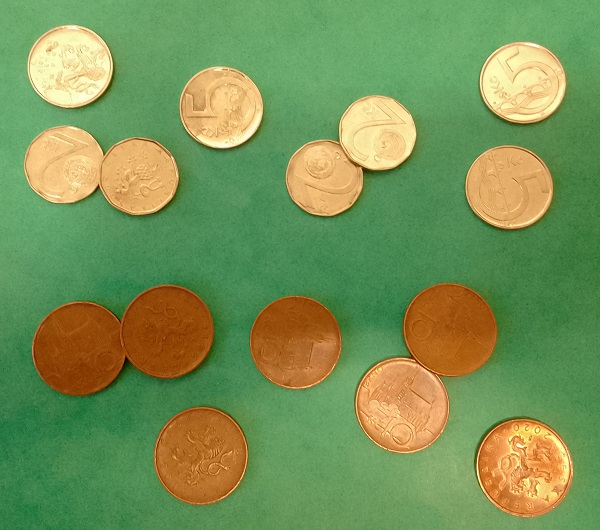
#> input picture Image Processing 2/cv6/data/pvi_cv06_mince.jpg, 600 x 530 px
$ python main.py
#> lines starting #> are read from the running program, lines starting #| are printed output that depends on the picture; after the words box and inside, x2 and y2 are one past the last pixel; in counts of white or black regions, pixels touching at a corner belong together
import os, math
import cv2 as cv
import numpy as np
import matplotlib.pyplot as plt
from scipy.ndimage import label
from scipy.signal import find_peaks

def process_image(path):
    # Load image
#> called with path = 'data/pvi_cv06_mince.jpg'
    image_bgr = cv.imread(path)
#> image_bgr is the input picture: shape (530, 600, 3); mean B, G, R 86, 146.9, 119.9
    image_rgb = cv.cvtColor(image_bgr, cv.COLOR_BGR2RGB)
    image_hue = cv.cvtColor(image_bgr, cv.COLOR_BGR2HSV)[:, :, 0]
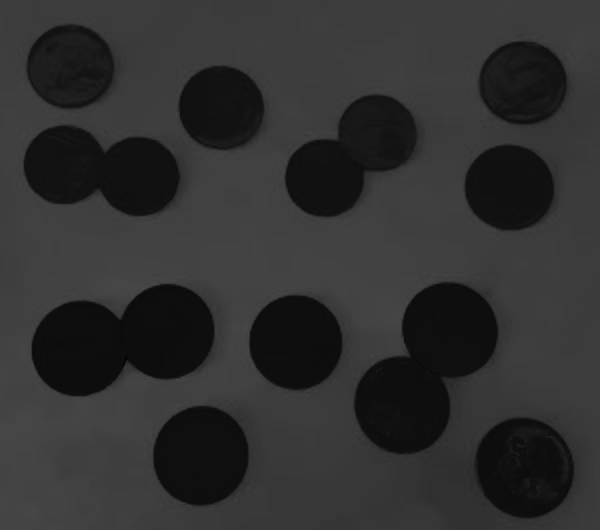
#> image_hue: shape (530, 600); min 0, max 73, mean 47.9

    # Segmentation
    hist_hue = cv.calcHist([image_hue], [0], None, [180], [0,180])
#> hist_hue = 180 values, max 33437 at index 60, min 0 at index 2, mean 1766.7
    _, binary_hue = cv.threshold(image_hue, 45, 255, cv.THRESH_BINARY_INV)
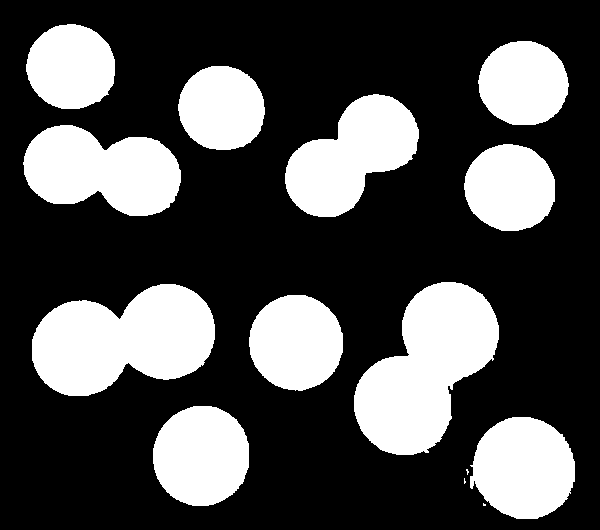
#> binary_hue: shape (530, 600); 30.3% white; 14 white regions (3 under 20 px), largest, box (x1, y1, x2, y2) and area: (354, 282, 499, 455) 14956, (32, 284, 215, 396) 14361, (23, 125, 181, 216) 10277
    display_segmentation(image_rgb, image_hue, hist_hue, binary_hue)

    # Watershed
    watershed_mask = watershed(image_bgr, binary_hue)
#> in watershed, `opening = cv.morphologyEx(mask, cv.MORPH_OPEN, kernel, iterations=2)`: opening: shape (530, 600); 30.3% white; 11 white regions, largest, box (x1, y1, x2, y2) and area: (354, 282, 499, 455) 14926, (32, 284, 215, 396) 14358, (24, 125, 181, 216) 10274
#> in watershed, `sure_bg = cv.dilate(opening, kernel, iterations=3)`: sure_bg: shape (530, 600); 35% white; 11 white regions, largest, box (x1, y1, x2, y2) and area: (351, 279, 502, 458) 16920, (29, 281, 218, 399) 16363, (21, 122, 184, 219) 11945
#> in watershed, `_, sure_fg = cv.threshold(dist_transform, 0.7 * dist_transform.max(), ..`: sure_fg: shape (530, 600) float32; 2% white; 15 white regions, largest, box (x1, y1, x2, y2) and area: (507, 451, 541, 485) 862, (388, 389, 417, 421) 743, (187, 440, 215, 472) 702
#> in watershed, `unknown = cv.subtract(sure_bg, sure_fg)`: unknown: shape (530, 600); 33.1% white; 11 white regions, largest, box (x1, y1, x2, y2) and area: (351, 279, 502, 458) 15497, (29, 281, 218, 399) 15132, (21, 122, 184, 219) 11696
#> in watershed, `ret, markers = cv.connectedComponents(sure_fg)`: markers: shape (530, 600) int32; 16 distinct labels, from 0 to 15
#> in watershed, `ret, markers = cv.connectedComponents(sure_fg)`: ret = 16
#> in watershed, `markers = markers + 1`: markers: shape (530, 600) int32; 16 distinct labels, from 1 to 16
#> in watershed, `markers[unknown == 255] = 0`:
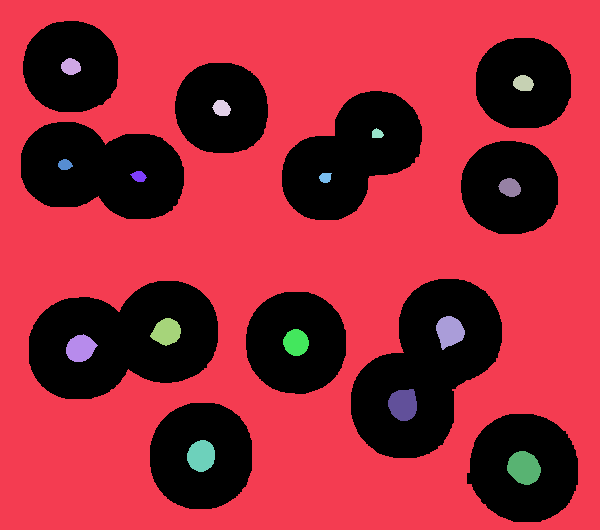
#> markers: shape (530, 600) int32; 17 distinct labels, from 0 to 16; one colour per label, 0 black
#> in watershed, `markers = cv.watershed(image, markers)`:
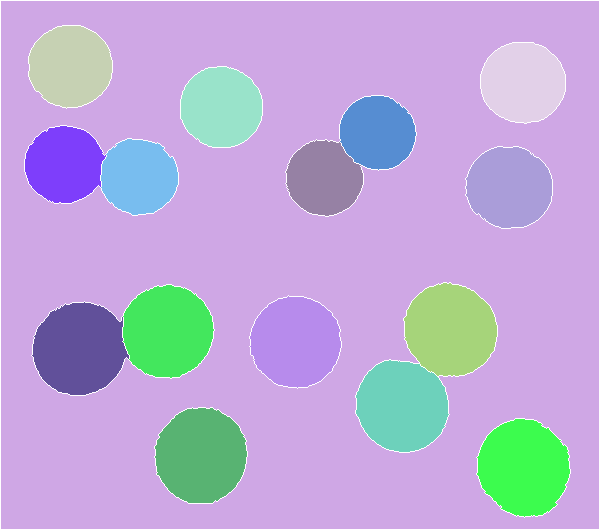
#> markers: shape (530, 600) int32; 17 distinct labels, from -1 to 16; one colour per label, 0 black, -1 white
#> in watershed, `boundary = (markers == -1).astype(np.uint8) * 255`: boundary: shape (530, 600); 1.8% white in thin lines or dots
#> in watershed, `dilate_boundary = cv.dilate(boundary, kernel)`: dilate_boundary: shape (530, 600); 5.8% white; 12 white regions, largest, box (x1, y1, x2, y2) and area: (0, 0, 600, 530) 4504, (30, 283, 216, 397) 1969, (354, 281, 499, 454) 1967
#> in watershed, `binary_watershed = cv.subtract(mask, dilate_boundary)`: binary_watershed: shape (530, 600); 26.3% white; 236 white regions (201 under 20 px), largest, box (x1, y1, x2, y2) and area: (479, 420, 569, 515) 6510, (156, 409, 246, 502) 6487, (34, 304, 127, 394) 6391

    # Region coloring - to remove small cutoffs
    BWLabel, ncc = label(watershed_mask>127)
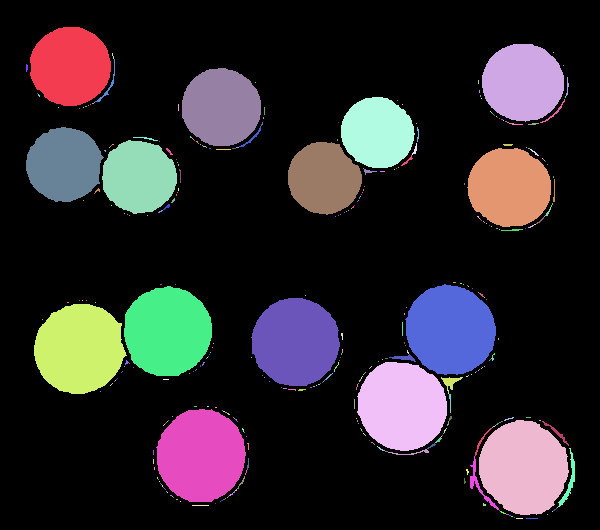
#> BWLabel: shape (530, 600) int32; 388 distinct labels, from 0 to 387; one colour per label, 0 black
#> ncc = 387

    min_size = 1000
    cleaned_mask = np.zeros_like(BWLabel, dtype=np.uint8)
    for i in range(1, ncc+1):
        region = (BWLabel == i)
        if np.sum(region) >= min_size:
            cleaned_mask[region] = 255

    display_coloring(watershed_mask, BWLabel, cleaned_mask)

    # Granulometric
    kernel_size = 0
    granulometric = np.zeros_like(cleaned_mask, dtype=np.uint8)
    while(True):
        kernel = np.ones((kernel_size,kernel_size), np.uint8)
        opened = cv.morphologyEx(cleaned_mask, cv.MORPH_OPEN, kernel) > 127

        if np.sum(opened) == 0:
            break

        granulometric += opened

        kernel_size+=1
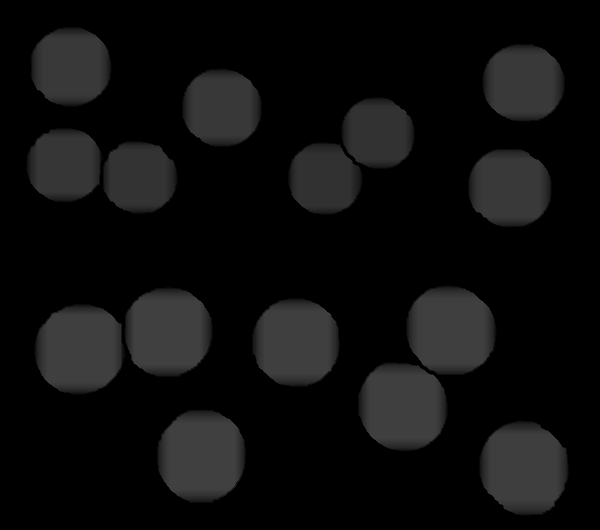
#> granulometric: shape (530, 600); min 0, max 64, mean 13.9
#> after the loop, kernel_size = 64

    hist_gran = cv.calcHist([granulometric], [0], None, [256], [0,256])
#> hist_gran = 256 values, max 235038 at index 0, min 0 at index 65, mean 1242.2


    display_granulometry(granulometric, hist_gran)
#> in display_granulometry, `plt.show()`:
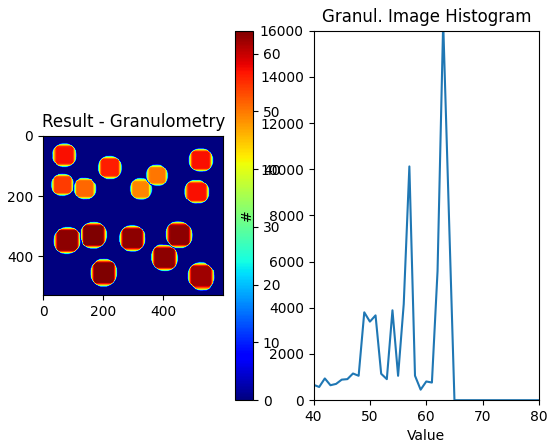
#> figure drawn by matplotlib, 3 panels; panel 3: curve peaks at x = 0, y = 235038
    # Count objects
    sizes = list()
    for size in range(40, 255):
        count = hist_gran[size, 0]/(size*size)
        if count>0.9:
            sizes.append((size, math.floor(count)))
#> this loop made 215 passes
#> count on passes 1 to 3: 0.417, 0.341, 0.534
#> after the loop, sizes = [(49, 1), (50, 1), (51, 1), (54, 1), (56, 1), (57, 3), (62, 1), (63, 4), (64, 1)]

    for size, count in sizes:
        print(f"No. objects: {count} size: {size}:{size}")
#> this loop made 9 passes
#| No. objects: 1 size: 49:49
#| No. objects: 1 size: 50:50
#| No. objects: 1 size: 51:51
#| No. objects: 1 size: 54:54
#| No. objects: 1 size: 56:56
#| No. objects: 3 size: 57:57
#| No. objects: 1 size: 62:62
#| No. objects: 4 size: 63:63
#> (further printed lines are left out)


def display_segmentation(orig, hue, hist, seg):
    plt.figure("Segmentation")

    plt.subplot(2,2,1)
    plt.imshow(orig)
    plt.title("Original Image")

    plt.subplot(2,2,2)
    plt.imshow(hue, cmap="jet")
    plt.title("Hue Image")
    plt.colorbar()

    plt.subplot(2,2,3)
    plt.plot(hist)
    plt.title("Hue Image Histogram")

    plt.subplot(2,2,4)
    plt.imshow(seg, cmap="jet")
    plt.title("Image Segmentation")
    plt.colorbar()

    plt.show()

def watershed(image, mask):
    kernel = np.ones((3,3), np.uint8)
    opening = cv.morphologyEx(mask, cv.MORPH_OPEN, kernel, iterations=2)
    sure_bg = cv.dilate(opening, kernel, iterations=3)

    dist_transform = cv.distanceTransform(opening, cv.DIST_L2, 5)
    _, sure_fg = cv.threshold(dist_transform, 0.7 * dist_transform.max(), 255, 0)

    sure_fg = np.uint8(sure_fg)
    unknown = cv.subtract(sure_bg, sure_fg)

    ret, markers = cv.connectedComponents(sure_fg)
    markers = markers + 1 # watershed requires bg to be 1
    markers[unknown == 255] = 0
    old_markers = markers.copy()

    markers = cv.watershed(image, markers)
    boundary = (markers == -1).astype(np.uint8) * 255
    dilate_boundary = cv.dilate(boundary, kernel)
    binary_watershed = cv.subtract(mask, dilate_boundary)

    display_watershed(dist_transform, sure_fg, unknown, old_markers, boundary, binary_watershed)

    return binary_watershed

def display_watershed(dist_trans, sure_fg, unknown, markers, watershed_border, binary_watershed):
    plt.figure("Watershed", figsize=(12, 8))

    plt.subplot(2,3,1)
    plt.imshow(dist_trans, cmap="jet")
    plt.title("Distance Transform")

    plt.subplot(2,3,2)
    plt.imshow(sure_fg, cmap="jet")
    plt.title("Sure Foreground")

    plt.subplot(2,3,3)
    plt.imshow(unknown > 127, cmap="jet")
    plt.title("Unknown Region")
    plt.colorbar()

    plt.subplot(2,3,4)
    plt.imshow(markers, cmap="jet")
    plt.title("Markers")
    plt.colorbar()

    plt.subplot(2,3,5)
    plt.imshow(watershed_border > 127, cmap="jet")
    plt.title("Watershed Border")
    plt.colorbar()

    plt.subplot(2,3,6)
    plt.imshow(binary_watershed > 127, cmap="jet")
    plt.title("Binary Image with Watershed")
    plt.colorbar()

    plt.tight_layout()
    plt.show()

def display_coloring(watershed, coloring, cleaned):
    plt.figure("Coloring")

    plt.subplot(1,3,1)
    plt.imshow(watershed, cmap="jet")
    plt.title("Binary Image with Watershed")
    plt.colorbar()

    plt.subplot(1,3,2)
    plt.imshow(coloring, cmap="jet")
    plt.title("Region ident")
    plt.colorbar()

    plt.subplot(1,3,3)
    plt.imshow(cleaned, cmap="jet")
    plt.title("Result - Binary map")
    plt.colorbar()

    plt.show()

def display_granulometry(granulometry, hist):
    plt.figure("Granulometry")

    plt.subplot(1,2,1)
    plt.imshow(granulometry, cmap="jet")
    plt.title("Result - Granulometry")
    plt.colorbar()

    plt.subplot(1,2,2)
    plt.plot(hist)
    hist_plt = plt.title("Granul. Image Histogram")
    ax = plt.gca()
    ax.set_xlim([40, 80])
    ax.set_ylim([0,16000])
    plt.xlabel("Value")
    plt.ylabel("#")

    plt.show()


if __name__ == "__main__":
    image_path = os.path.join("data", "pvi_cv06_mince.jpg")
    process_image(image_path)
